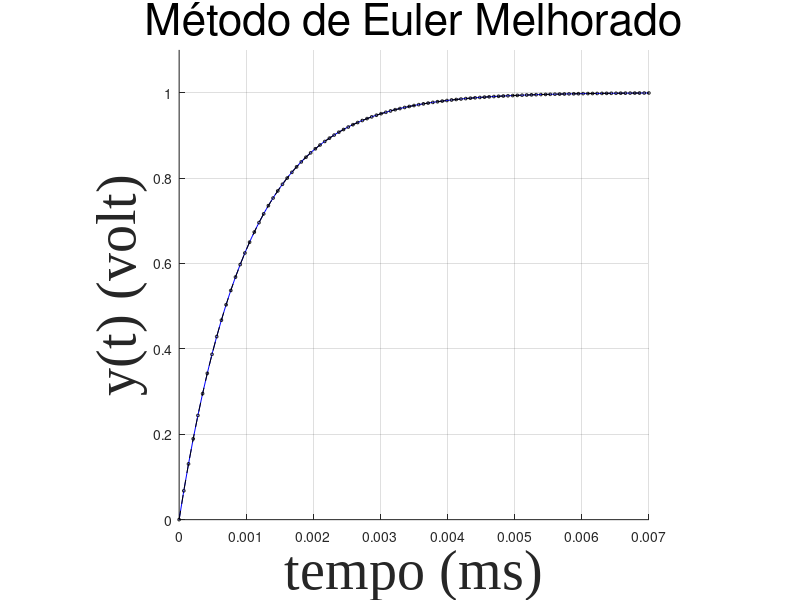

The MATLAB script that drew this image:
%RK2 - EULER MELHORADO
clear all,close all, clc, format long
% DADOS DO PVI
R = 1000;
C = 0.000001;
tensao_inicial = 1;
tau = R.*C;
a=0; b=7E-3; m=100; h=(b-a)/m;
xj(1) = 0;
yj(1) = 0;
x=[0:0.00007:.007]'; %% x = tempo t (ms)
y = 1 - exp(-x./tau); %% RESPOSTA EXATA

f = @(x,y) ( 1 - y )./ tau; %% f = y'
for j=1:m
    K1 = f(xj(j),yj(j)); % ( tensao_inicial - y(j) )./ tau;
    K2 = f( xj(j) + h,yj(j) + h.*K1);%( tensao_inicial - (y(j) + (h./2).*K1) )./ tau;

    yj(j+1) = yj(j) + (h./2).*(K1 + K2);
    xj(j+1) = xj(j) + h;

end



hold on
plot(x,y,'b','Linewidth',.5)
plot(xj,yj,'k--',xj,yj,'ko','MarkerSize',2)
hold off
##set(ax,'Fontsize',24);
L1=xlabel('tempo (ms)');
L2=ylabel('y(t) (volt)');
L3=title('Método de Euler Melhorado');
set(L1,'fontname','TimesNewRoman','FontSize',40);
set(L2,'fontname','TimesNewRoman','FontSize',40);
set(L3,'FontSize',32,'FontWeight','Normal');
axis([0 b 0 1.1])
axis square, box off, grid on
j=[0:m]'; ej=abs((1 - exp(-xj./tau)) - yj);
[j,xj',yj' ej']

